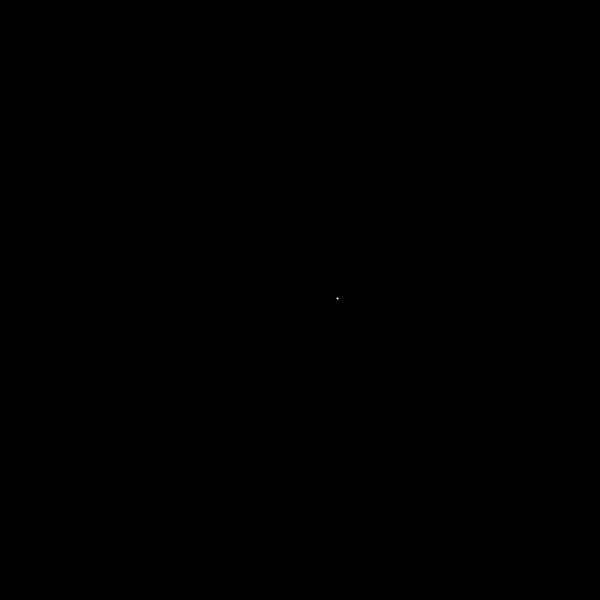
Frame 1 (no input)
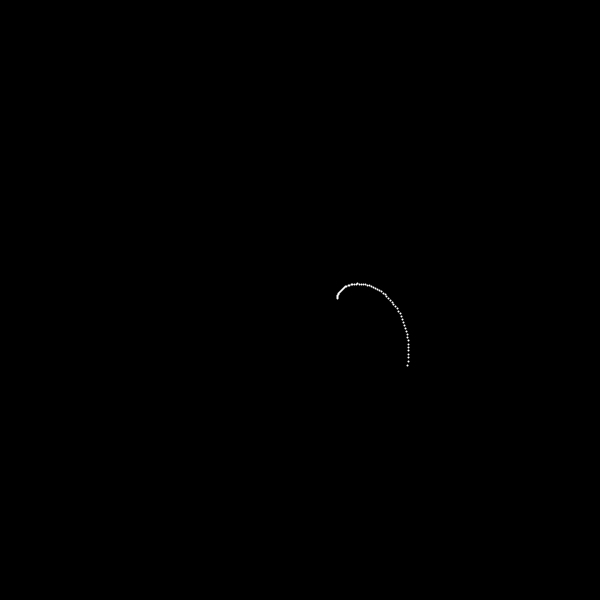
Frame 60 (the mouse pressed at the canvas centre just before this capture)
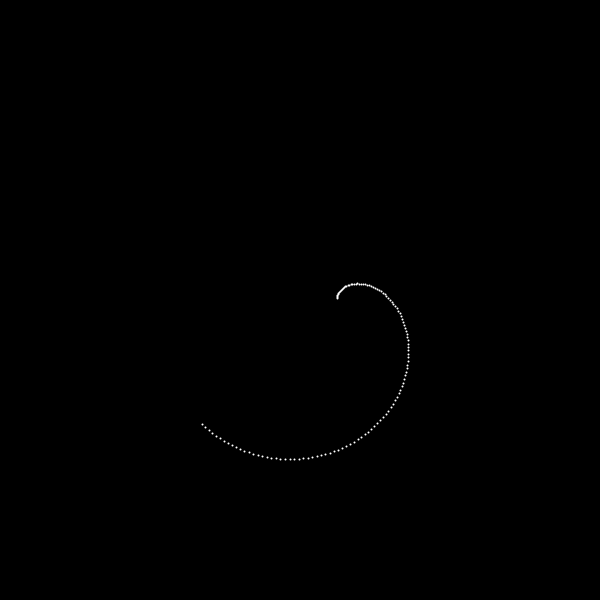
Frame 120 (the mouse held since frame 60 and released just before this capture)

The Processing sketch that drew these frames (run headless with seeded random() and noise(); from frame 60 on, the mouse is pressed at the canvas centre):

// Processing sketch: spiroGraph
// ── spiroGraph.pde
float R = 125/2;
float r = 75/2;
float theta;
float x, y, d = 125/2;
void setup(){
  size(600, 600);
  background(0);
  frameRate(100);
  stroke(255);
  strokeWeight(2);
}
void draw(){
  translate(width/2, height/2);
  theta+=1;
  float thetaRadian = theta/180*PI;
  x = (R + r)*cos(thetaRadian) - d*cos((R + r)/r*thetaRadian);
  y = (R + r)*sin(thetaRadian) - d*sin((R + r)/r*thetaRadian);  
  point(x, y);
}
void mousePressed(){
  save("myFlower.png");
}
